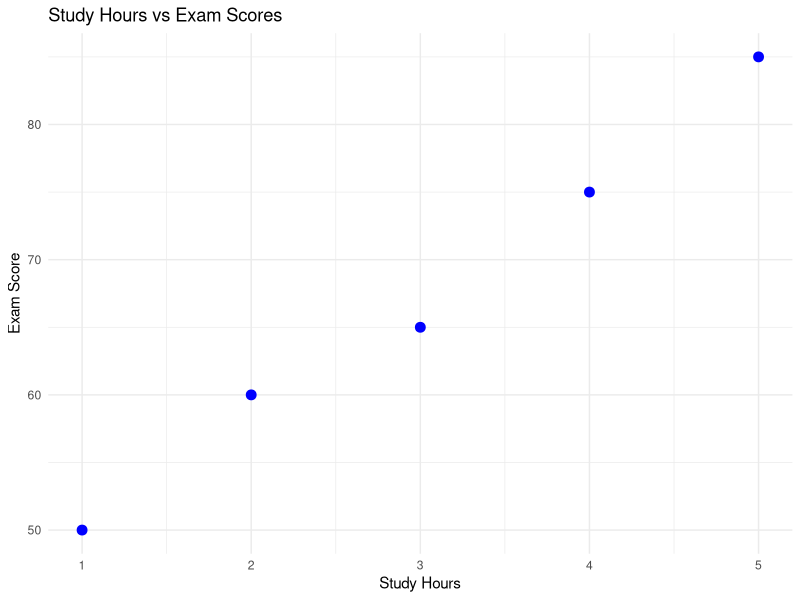

Write R code to recreate this figure.

# AI Assistance Declaration:
# ChatGPT (GPT-6) assisted with drafting and documenting
# this educational R script.
# The script uses synthetic data only.
# Execution and results must be verified independently in R.
# See AI_Appendix.md for AI usage details.

# BDA400 Assignment 1
# Script: study_hours_analysis.R
# Purpose: Analyze synthetic student study hours and exam scores.

# Step 1: Load required package
library(ggplot2)

# Step 2: Create synthetic dataset
students <- data.frame(
  study_hours = c(1, 2, 3, 4, 5),
  exam_score = c(50, 60, 65, 75, 85)
)

# Step 3: Display dataset
print(students)

# Step 4: Generate descriptive statistics
summary(students)

# Step 5: Create scatter plot
ggplot(students, aes(x = study_hours, y = exam_score)) +
  geom_point(color = "blue", size = 3) +
  labs(
    title = "Study Hours vs Exam Scores",
    x = "Study Hours",
    y = "Exam Score"
  ) +
  theme_minimal()
